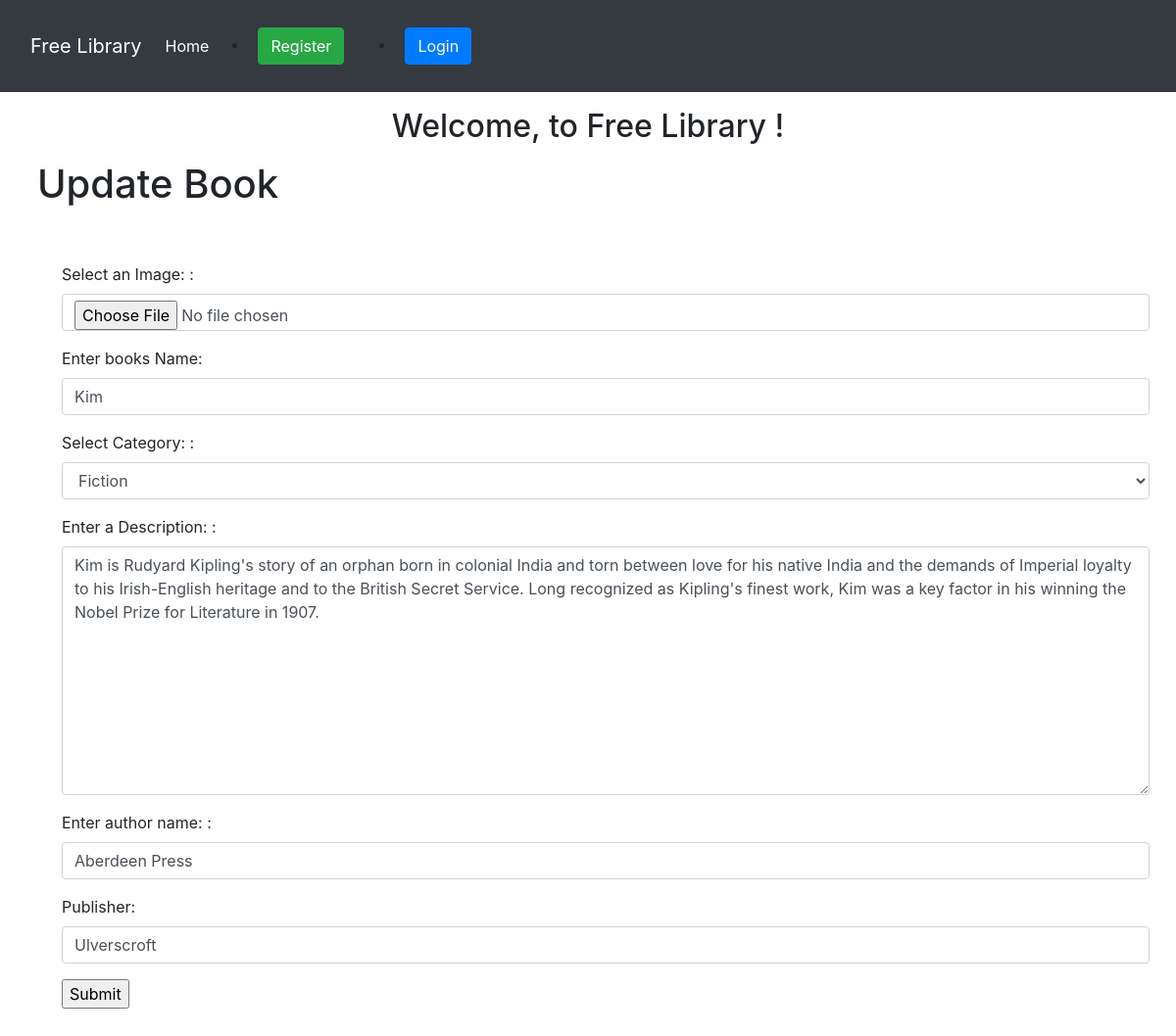
Page /updateBook/1/ on the committed database.
### api/models.py (models this page shows, shortened)
class Books(models.Model):
    image = models.ImageField(null=False, blank=False)
    category = models.ForeignKey(Category, on_delete= models.CASCADE)
    title = models.CharField(max_length=250)
    description = models.TextField(blank=True, null= True)
    author = models.TextField(blank=True, null= True)
    publisher = models.CharField(max_length=250)

### api/views.py (the view)
# urls.py: path('updateBook/<int:pk>/', views.updateBook, name='updateBook'),
def updateBook(request,pk):
    book = Books.objects.get(id=pk)
    form = BooksForm(instance=book)
    if request.method == 'POST':
        form = BooksForm(request.POST, request.FILES, instance=book)
        if form.is_valid():
            form.save()
            return redirect('showBooks')
    context = {
        "form":form
    }
    return render(request, 'updateBook.html', context)

### api/forms.py
class BooksForm(forms.ModelForm):
    class Meta:
        model = Books
        fields = ['image', 'title', 'category',  'description','author','publisher']
        widgets = {
            'image': forms.FileInput(attrs={'class': 'form-control'}),
            'title': forms.TextInput(attrs={'class': 'form-control'}),
            'category': forms.Select(attrs={'class': 'form-control'}),
            'author': forms.TextInput(attrs={'class': 'form-control'}),
            'publisher': forms.TextInput(attrs={'class': 'form-control'}),
            'description': forms.Textarea(attrs={'class': 'form-control'}),
        }
        labels = {
            'title' : 'Enter books Name:',
            'image': 'Select an Image: ',
            'category': 'Select Category: ',
            'author': 'Enter author name: ',
            'description': 'Enter a Description: ',
        }

### api/models.py (called while the page is built)
    def __str__(self):
        return self.name

### api/templates/updateBook.html (shortened to what this page needs)
{% extends 'home.html' %}
{% block content %}
<h1 style="font-size: 40px; margin-left: 30px;" class="p-2">
    Update Book
 </h1>
 <div class="container m-5">
     <form action="" method="post" enctype="multipart/form-data">
         {{ form.as_p }}
         <input type="submit" name="Submit">
     </form>
 </div>
{% endblock %}

### rows in the picture
Books: title "Kim", category "Fiction", description "Kim is Rudyard Kipling's story of an orphan born in colonial India and torn between love for his native India and the demands of Imperial loyalty to his Irish-English heritage and to the British Secret Service. Long recognized as Kipling's finest work, Kim was a key factor in his winning the Nobel Prize for Literature in 1907.", author "Aberdeen Press", publisher "Ulverscroft"
